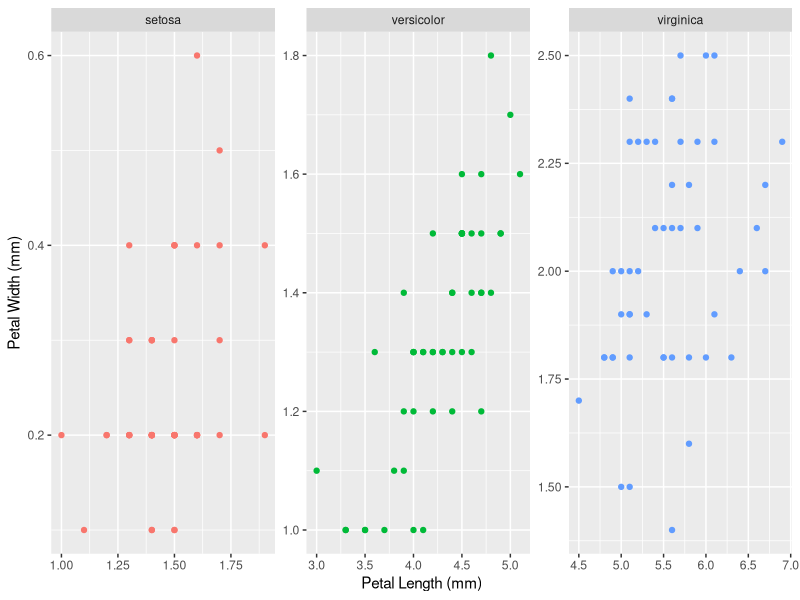

This chart was generated by the following R code:
## ---- chunk 1
knitr::opts_chunk$set(echo = TRUE)
## ---- chunk 2

# Load necessary packages

library(tidyverse)

# Data to be used: iris (exists in R)

## ---- chunk 3

iris_scatter <- ggplot(iris, aes(x = Petal.Length, y = Petal.Width)) +
  geom_point(aes(color = Species)) +
  facet_wrap(~Species, scale = 'free') +
  theme(legend.position="none") +
  labs(x= "Petal Length (mm)", y = "Petal Width (mm)") 

iris_scatter

